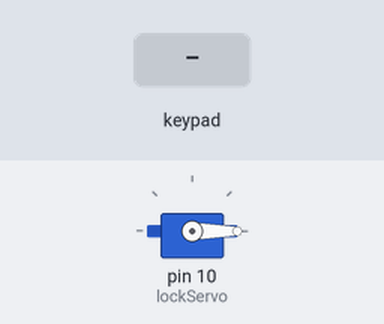
This sketch was run on a simulated Arduino Uno, built with avr-gcc and run on an emulated ATmega328P. Shown: servo. Wiring (inferred from the names in the program): 4×4 keypad with keys 1 2 3 A 4 5 6 B 7 8 9 C * 0 # D: rows pin 2, pin 3, pin 4, pin 5; columns pin 6, pin 7, pin 8, pin 9. The inputs (shaded band) are chosen by the test bench. What the sketch prints to the serial monitor is not drawn.

Above: at 1.2 s.
1.3 s: keypad keys 1 2 3 4 # pressed 0.4 s apart
At 3.6 s:
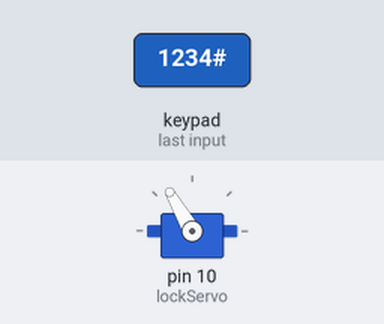
4.8 s: keypad keys 1 2 3 4 * pressed 0.4 s apart
9.8 s: key 'A' pressed
11.5 s: key 'B' pressed
13.2 s: key 'C' pressed
14.9 s: keypad keys 1 2 3 4 A pressed 0.4 s apart
Timing chart, 0 to 17.9 s (numbered marks = the images above; inputs shaded):
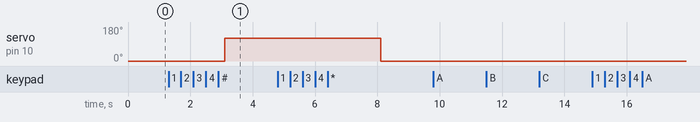

Measured:
- after the input at 1.3 s, servo on pin 10 (lockServo): 0° → 120° after 1.8 s
- after the input at 9.8 s, every drawn part: stays the same
- after the input at 11.5 s, every drawn part: stays the same
- after the input at 13.2 s, every drawn part: stays the same
- after the input at 14.9 s, every drawn part: stays the same

The sketch:

password_lock.ino
```cpp
#include <Servo.h>

const byte ROWS = 4;
const byte COLS = 4;

// Keypad layout
char keys[ROWS][COLS] = {
  {'1','2','3','A'},
  {'4','5','6','B'},
  {'7','8','9','C'},
  {'*','0','#','D'}
};

byte rowPins[ROWS] = {2, 3, 4, 5};  // R1–R4
byte colPins[COLS] = {6, 7, 8, 9};  // C1–C4

String input = "";
String password = "1234";   // Change your password here
Servo lockServo;

void setup() {
  Serial.begin(9600);

  // Setup rows
  for (byte r = 0; r < ROWS; r++) {
    pinMode(rowPins[r], OUTPUT);
    digitalWrite(rowPins[r], HIGH);
  }

  // Setup columns
  for (byte c = 0; c < COLS; c++) {
    pinMode(colPins[c], INPUT_PULLUP);
  }

 { // Setup servo
  lockServo.attach(10);  // GP10 → Servo signal
  lockServo.write(0);    // Locked position

  Serial.println("Password Lock Ready...");
  Serial.println("Enter password followed by #");
 }
}

char getKey() {
  for (byte r = 0; r < ROWS; r++) {
    digitalWrite(rowPins[r], LOW);
    for (byte c = 0; c < COLS; c++) {
      if (digitalRead(colPins[c]) == LOW) {
        while (digitalRead(colPins[c]) == LOW); // wait for release
        delay(50); // debounce
        digitalWrite(rowPins[r], HIGH);
        return keys[r][c];
      }
    }
    digitalWrite(rowPins[r], HIGH);
  }
  return 0;
}

void loop() {
  char key = getKey();
  if (key) {
    Serial.print("Key: ");
    Serial.println(key);

    if (key == '*') {
      input = "";
      Serial.println("Input cleared");
    }
    else if (key == '#') {
      if (input == password) {
        Serial.println("Access Granted ✅");
        lockServo.write(120);   // Unlock
        delay(5000);           // Keep unlocked for 5s
        lockServo.write(0);    // Lock again
      } else {
        Serial.println("Access Denied ❌");
      }
      input = "";
    }
    else {
      input += key;
      Serial.print("Current Input: ");
      Serial.println(input);
    }
  }
}
```
